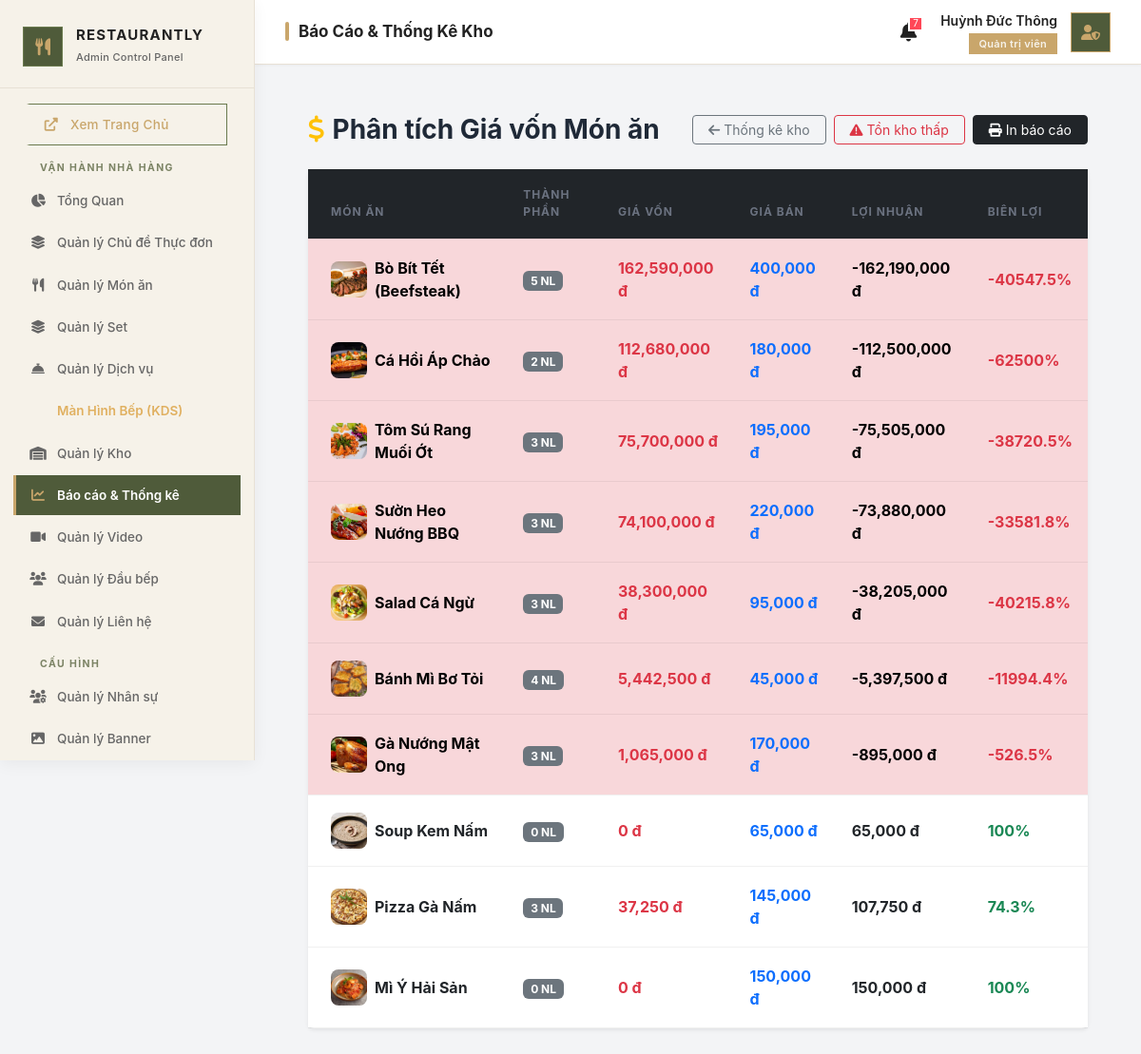
The app's page /admin/controllers/ReportController.php?action=food_cost (signed in), older data.
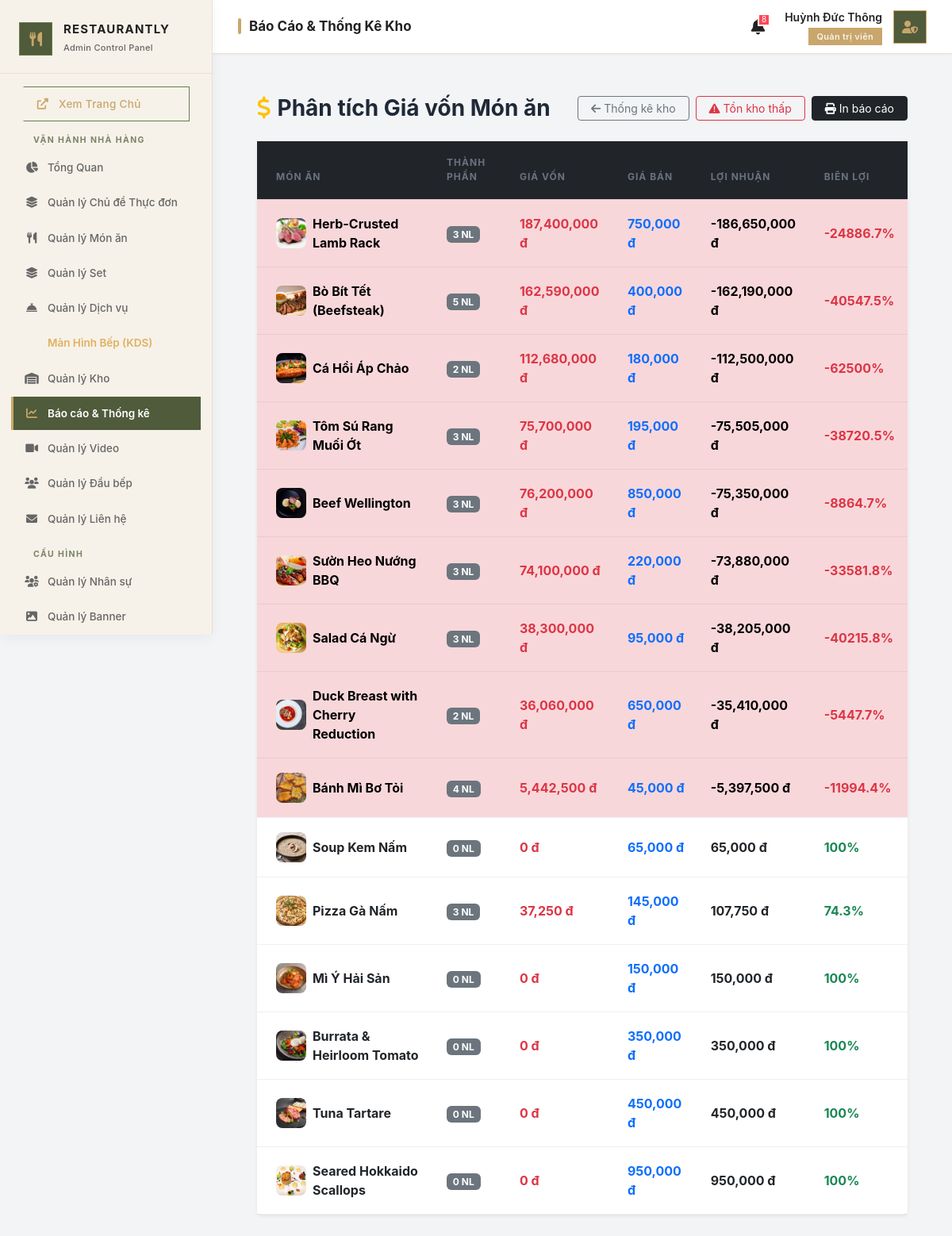
The same page, newer data.
### tables this page shows
CREATE TABLE `foods` (
  `id` int(11) NOT NULL,
  `category_id` int(11) DEFAULT NULL,
  `name` varchar(255) NOT NULL,
  `price` decimal(15,2) NOT NULL,
  `image` varchar(255) DEFAULT NULL,
  `description` text DEFAULT NULL,
  `status` tinyint(1) DEFAULT 1,
  `is_active` tinyint(1) NOT NULL DEFAULT 1,
  `is_chef_recommended` tinyint(1) DEFAULT 0,
  `allergens` text DEFAULT NULL,
  `wine_pairing_id` int(11) DEFAULT NULL,
  `chef_note` text DEFAULT NULL,
  `theme_id` int(11) DEFAULT NULL
);

### admin/controllers/ReportController.php (the view, shortened to what the changed rows need)
<?php
$db = (new Database())->getConnection();
$action = $_GET['action'] ?? 'stats';
?>
<?php
if ($action === 'food_cost') {
    $food_costs = $db->query("
        SELECT
            f.id, f.name as food_name, f.price as selling_price, f.image,
            COALESCE(SUM(
                (CASE
                    WHEN LOWER(TRIM(r.unit)) IN ('g', 'ml') AND LOWER(TRIM(i.unit_name)) IN ('kg', 'l') THEN r.quantity_required / 1000
                    WHEN LOWER(TRIM(r.unit)) IN ('kg', 'l') AND LOWER(TRIM(i.unit_name)) IN ('g', 'ml') THEN r.quantity_required * 1000
                    ELSE r.quantity_required
                END) * i.cost_price
            ), 0) as real_cost,
            COUNT(r.ingredient_id) as ingredient_count
        FROM foods f
        LEFT JOIN food_recipes r ON f.id = r.food_id
        LEFT JOIN inventory i ON r.ingredient_id = i.id
        WHERE f.is_active = 1
        GROUP BY f.id
        ORDER BY (f.price - COALESCE(SUM(
            (CASE WHEN LOWER(TRIM(r.unit)) IN ('g', 'ml') AND LOWER(TRIM(i.unit_name)) IN ('kg', 'l') THEN r.quantity_required/1000
                  WHEN LOWER(TRIM(r.unit)) IN ('kg', 'l') AND LOWER(TRIM(i.unit_name)) IN ('g', 'ml') THEN r.quantity_required*1000
                  ELSE r.quantity_required END)*i.cost_price
        ),0)) ASC
    ")->fetchAll(PDO::FETCH_ASSOC);
    include '../../public/admin_layout_header.php';
?>
<link rel="stylesheet" href="../../public/assets/admin/css/admin-style.css">
<div class="container-fluid p-4">
    <div class="card border-0 shadow-sm">
        <table class="table table-hover align-middle mb-0">
            <thead class="table-dark">
                <tr>
                    <th class="ps-4">Món ăn</th>
                    <th>Thành phần</th>
                    <th>Giá vốn</th>
                    <th>Giá bán</th>
                    <th>Lợi nhuận</th>
                    <th>Biên lợi</th>
                </tr>
            </thead>
            <tbody class="bg-white">
            <?php foreach ($food_costs as $fc):
                $profit = $fc['selling_price'] - $fc['real_cost'];
                $margin = $fc['selling_price'] > 0 ? ($profit / $fc['selling_price']) * 100 : 0;
                $margin_class = $margin < 30 ? 'text-danger fw-bold' : ($margin < 50 ? 'text-warning fw-bold' : 'text-success fw-bold');
                $bg_class = $margin < 30 ? 'table-danger' : '';
            ?>
            <tr class="<?= $bg_class ?>">
                <td class="ps-4">
                    <div class="d-flex align-items-center gap-2">
                        <img src="../../public/assets/img/menu/<?= htmlspecialchars($fc['image']) ?>"
                             onerror="this.src=''"
                             style="width:38px;height:38px;object-fit:cover;border-radius:8px;">
                        <strong><?= htmlspecialchars($fc['food_name']) ?></strong>
                    </div>
                </td>
                <td><span class="badge bg-secondary"><?= $fc['ingredient_count'] ?> NL</span></td>
                <td class="text-danger fw-bold"><?= number_format($fc['real_cost']) ?> đ</td>
                <td class="text-primary fw-bold"><?= number_format($fc['selling_price']) ?> đ</td>
                <td class="fw-bold"><?= number_format($profit) ?> đ</td>
                <td class="<?= $margin_class ?>"><?= round($margin, 1) ?>%</td>
            </tr>
            <?php endforeach; ?>
            </tbody>
        </table>
    </div>
</div>
<?php
    exit;
}
header("Location: ReportController.php?action=stats"); exit;

### public/admin_layout_header.php (shortened to what the changed rows need)
<?php
try {
    if (isset($db)) {
        $stmt_pt = $db->query("SELECT COUNT(*) FROM inventory_transfers WHERE status = 'pending'");
        $pending_transfers_count = (int)$stmt_pt->fetchColumn();
        $stmt_low = $db->query("SELECT COUNT(*) FROM inventory i WHERE i.is_active = 1 AND i.min_stock > 0 AND IFNULL((SELECT SUM(s.quantity) FROM inventory_stocks s WHERE s.ingredient_id = i.id), 0) <= i.min_stock");
        $low_stock_count = (int)$stmt_low->fetchColumn();
        $stmt_exp = $db->query("SELECT COUNT(*) FROM inventory WHERE is_active = 1 AND expiry_date IS NOT NULL AND expiry_date <= DATE_ADD(CURDATE(), INTERVAL 7 DAY) AND expiry_date >= CURDATE()");
        $expiry_count = (int)$stmt_exp->fetchColumn();
        $total_alerts = $low_stock_count + $expiry_count + $pending_transfers_count;
    }
} catch (Exception $e) {
    $low_stock_count = $expiry_count = $total_alerts = 0;
}
?>
<!DOCTYPE html>
<html lang="vi">
<head>
    <link href="https://cdn.jsdelivr.net/npm/bootstrap@5.3.0/dist/css/bootstrap.min.css" rel="stylesheet">
    <link rel="stylesheet" href="https://cdnjs.cloudflare.com/ajax/libs/font-awesome/6.0.0/css/all.min.css">
</head>
<body>
    <aside class="admin-sidebar">
        <div class="sidebar-brand">
            <div class="brand-text">
                <h2>RESTAURANTLY</h2>
            </div>
        </div>
    </aside>
    <div class="main-wrapper">
        <header class="topbar">
            <div class="d-flex align-items-center">
                <div class="notification-wrapper">
                    <button class="notification-btn <?= ($total_alerts > 0) ? 'bell-ring' : '' ?>" onclick="toggleNotify()">
                        <i class="fas fa-bell"></i>
                        <?php if ($total_alerts > 0): ?>
                            <span class="notification-badge"><?= $total_alerts ?></span>
                        <?php endif; ?>
                    </button>
                </div>
            </div>
        </header>
        <div class="content-area">

Row changes from the older to the newer data that the page shows:
removed foods: image (picture), name "Gà Nướng Mật Ong", ingredient_count "3", real_cost "1,065,000", price "170,000", profit "-895,000", margin "-526.5"
added foods: image (picture), name "Herb-Crusted Lamb Rack", ingredient_count "3", real_cost "187,400,000", price "750,000", profit "-186,650,000", margin "-24886.7"
added foods: image (picture), name "Beef Wellington", ingredient_count "3", real_cost "76,200,000", price "850,000", profit "-75,350,000", margin "-8864.7"
added foods: image (picture), name "Duck Breast with Cherry Reduction", ingredient_count "2", real_cost "36,060,000", price "650,000", profit "-35,410,000", margin "-5447.7"
added foods: image (picture), name "Burrata & Heirloom Tomato", ingredient_count "0", real_cost "0", price "350,000", profit "350,000", margin "100"
added foods: image (picture), name "Tuna Tartare", ingredient_count "0", real_cost "0", price "450,000", profit "450,000", margin "100"
added foods: image (picture), name "Seared Hokkaido Scallops", ingredient_count "0", real_cost "0", price "950,000", profit "950,000", margin "100"
Text that changed along with them:
$total_alerts: "7" → "8"
